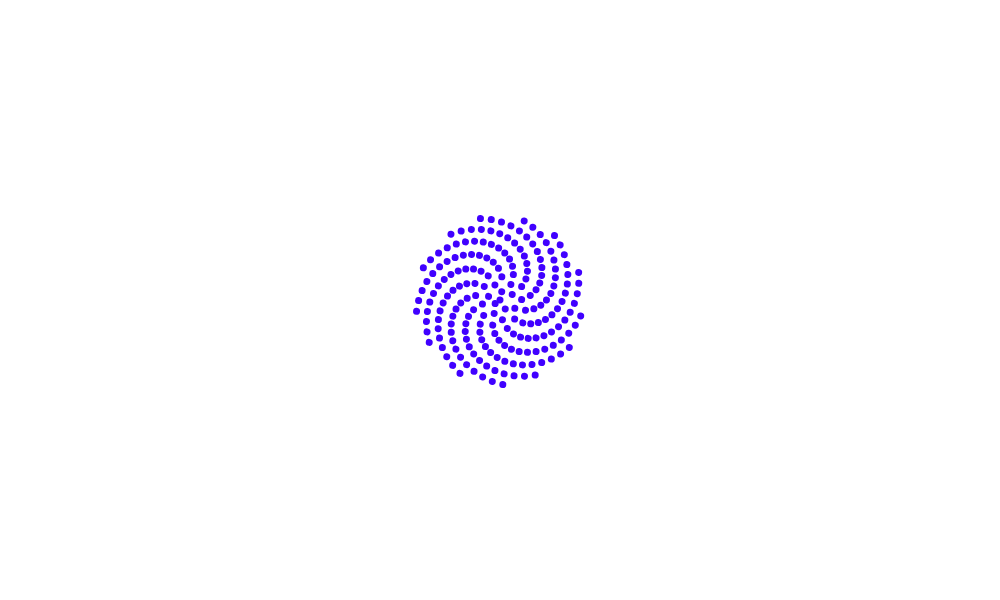
Frame 1 (no input)
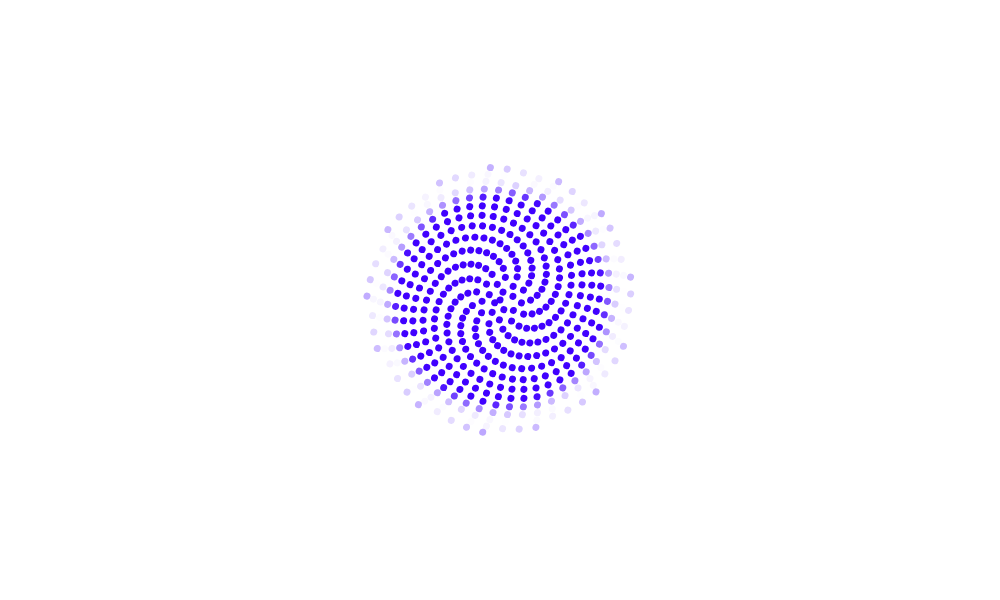
Frame 60 (no input)
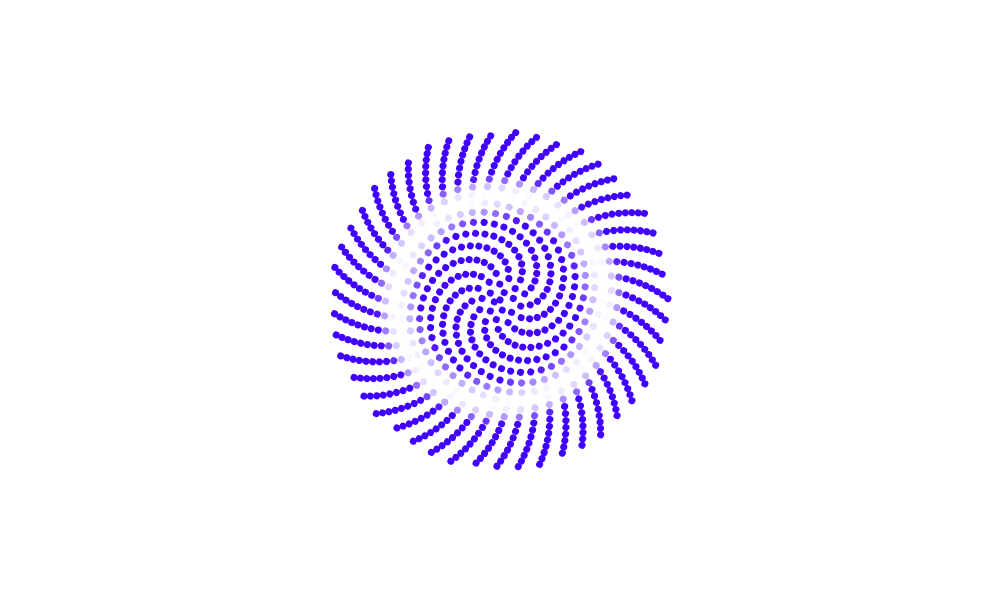
Frame 120 (the mouse pressed at the canvas centre since frame 60)

The p5.js sketch that drew these frames (run headless with seeded random() and noise() and a simulated clock; from frame 60 on, the mouse is pressed at the canvas centre):

// p5.js sketch
// ── sketch.js
var n = 200;
var c = 6;


let xborde = 1000;
let yborde = 1000;

var points = [];

var start = 0; //para la variación de colores


let velr = 0.03; // velocidad de rotacion
let mouseR;

function setup() {
 mouseR = createCanvas(xborde, yborde);
  angleMode(DEGREES);
  colorMode(HSB);
// control de frames
  frameRate (30);
  
  mouseR.mouseWheel(velrotacion);
  
}

function draw() {
  // background(255);

  createCanvas(1000, 600);
  translate(width / 2, height / 2);


//Para la rotación
  rotate(n *velr);

      
  
 
  for (let i = 0; i < n; i++) {
    

//angulos y raiz
    var a = i *  137.9;
    var r = c * sqrt(i);

// controladores de movimiento en x y
    var x1 = r * cos(a);
    var y1 = r * sin(a);


    var x2 = r * cos(i);
    var y2 = r * sin(i);
  
        //ecucación de philotaxis
    var hu = sin(start + i * 0.5);


    //Mapeo de colores
    hu = map(hu, -1, 1, 0, 360);
    
    fill(255, hu, 255);
    noStroke();
    ellipse(x1, y1, c+1, c+1);

    
    
   

  }
  
  n += 5;
  start += 1;
}


//Controla la velocidad de rotación
function velrotacion (event) {
//variacion de velocidad
  if (event.deltaY > 0){
  velr = velr - 0.1;

} else {
  velr = velr +0.1;
}
print (velr);

}

// ── style.css
main {
    display: flex;
    height: 100vh;
    align-items: center;
    justify-content: center;
}
body {
    text-align: center;
}
